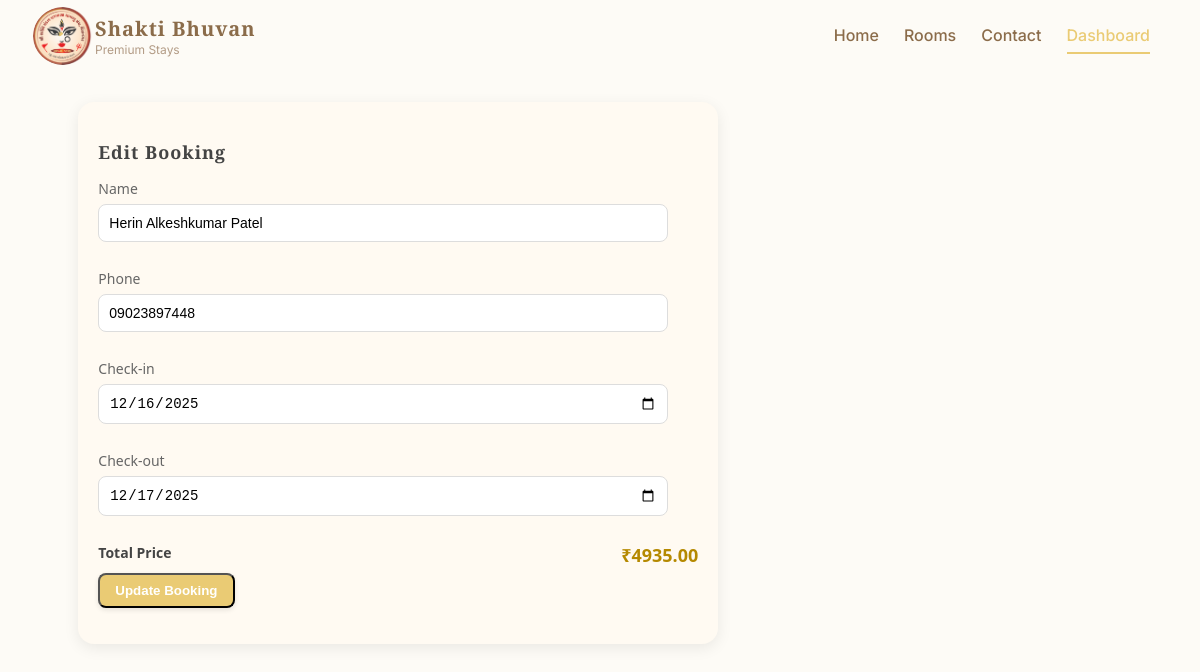
Page /edit_booking.php?id=5 on the committed database.
### tables this page shows
CREATE TABLE `bookings` (
  `id` int(11) NOT NULL,
  `customer_name` varchar(100) DEFAULT NULL,
  `phone` varchar(15) DEFAULT NULL,
  `email` varchar(100) DEFAULT NULL,
  `guests` int(11) DEFAULT 1,
  `room_id` int(11) DEFAULT NULL,
  `room_number` varchar(10) DEFAULT NULL,
  `checkin` date DEFAULT NULL,
  `checkout` date DEFAULT NULL,
  `total_price` decimal(10,2) DEFAULT NULL,
  `extra_bed_included` tinyint(1) DEFAULT 0,
  `created_at` timestamp NOT NULL DEFAULT current_timestamp(),
  `status` enum('Confirmed','Pending','Checked-in','Checked-out','Cancelled') DEFAULT 'Pending',
  `payment_status` enum('Paid','Partial','Pending') DEFAULT 'Pending',
  `razorpay_id` varchar(50) DEFAULT NULL,
  `notes` text DEFAULT NULL
);

### edit_booking.php (the view, shortened to what this page needs)
<?php
include 'db.php';
if (isset($_GET['id'])) {
    $id = intval($_GET['id']);
    $sql = "SELECT * FROM bookings WHERE id = ?";
    $stmt = $conn->prepare($sql);
    $stmt->bind_param("i", $id);
    $stmt->execute();
    $result = $stmt->get_result();
    $row = $result->fetch_assoc();
?>
<!DOCTYPE html>
<html lang="en">
<head>
  <link rel="stylesheet" href="./assets/css/view_details.css">
</head>
<body>
<header class="navbar">
    <div class="logo">
        <div class="logo-icon">
            <img src="assets/images/logo.png" alt="Shakti Bhuvan Logo">
        </div>
        <div class="logo-text">
            <h1>Shakti Bhuvan</h1>
            <span>Premium Stays</span>
        </div>
    </div>
    <nav class="nav-links">
        <a href="index.php">Home</a>
        <a href="rooms.php">Rooms</a>
        <a href="contact.php">Contact</a>
        <a href="admin_deshboard.php" class="active">Dashboard</a>
    </nav>
</header>
<div class="container">
  <div class="booking-box" style="width:100%; max-width:600px; margin:auto;">
      <h3>Edit Booking</h3>
      <form method="POST" id="bookingForm">
          <div class="date-box">
              <label>Name</label>
              <input type="text" class="date-input" name="name"
                     value="<?= htmlspecialchars($row['customer_name']) ?>" required>
          </div>
          <div class="date-box">
              <label>Phone</label>
              <input type="text" class="date-input" name="phone"
                     value="<?= htmlspecialchars($row['phone']) ?>" required>
          </div>
          <div class="date-box">
              <label>Check-in</label>
              <input type="date" class="date-input" name="checkin" id="checkin"
                     value="<?= $row['checkin'] ?>" required>
          </div>
          <div class="date-box">
              <label>Check-out</label>
              <input type="date" class="date-input" name="checkout" id="checkout"
                     value="<?= $row['checkout'] ?>" required>
          </div>
          <div class="price-details">
              <div class="row total">
                  <span>Total Price</span>
                  <strong>₹<span id="totalPrice"><?= $row['total_price'] ?></span></strong>
              </div>
          </div>
          <button type="submit" class="book-btn">Update Booking</button>
      </form>
  </div>
</div>
</body>
</html>
<?php
} else {
    echo "Invalid Request!";
}
?>

### assets/css/style.css (style rules this page uses)
body { margin: 0; font-family: 'Playfair Display', serif; background-color: #fdfbf6; }
h1, h2, h3, .hero-section h1 { font-family: 'Playfair Display', serif; font-weight: 700; letter-spacing: 1px; }
a, .hero-section p { font-family: 'Inter', sans-serif; line-height: 1.6; text-align: left; }
.logo-icon { background-color: #eacb74; font-weight: bold; font-size: 20px; width: 35px; height: 35px; border-radius: 8px; display: flex; align-items: center; justify-content: center; }
.logo { display: flex; align-items: center; gap: 10px; }
.logo-icon { background-color: #eacb74; color: white; font-weight: bold; font-size: 20px; width: 35px; height: 35px; border-radius: 8px; display: flex; align-items: center; justify-content: center; }
.logo-icon img { width: 60px; height: auto; border-radius: 50%; margin-right: 10px; }
.logo-text h1 { font-size: 20px; margin: 0; color: #8b6c4a; }
.logo-text span { font-size: 12px; color: #b29b85; }

### assets/css/view_details.css (style rules this page uses)
body { font-family: 'Inter', sans-serif; background: #fdfbf6; color: #333; margin: 0; padding: 0; }
h1, h2, h3, .hero-section h1 { font-family: 'Playfair Display', serif; font-weight: 700; letter-spacing: 1px; }
p,a, .hero-section p { font-family: 'Inter', sans-serif; font-weight: 400; line-height: 1.6; }
.navbar { display: flex; justify-content: space-between; align-items: center; padding: 15px 50px; background-color: #fdfbf6; }
.logo { display: flex; align-items: center; gap: 10px; }
.logo-icon { background-color: #eacb74; color: white; font-weight: bold; font-size: 20px; width: 35px; height: 35px; border-radius: 8px; display: flex; align-items: center; justify-content: center; }
.logo-text h1 { font-size: 20px; margin: 0; color: #8b6c4a; }
.logo-text span { font-size: 12px; color: #b29b85; }
.nav-links { display: flex; gap: 25px; }
.nav-links a { text-decoration: none; color: #8b6c4a; font-weight: 500; position: relative; }
.nav-links a.active { color: #eacb74; }
.nav-links a.active::after { content: ""; position: absolute; left: 0; bottom: -5px; width: 100%; height: 2px; background-color: #eacb74; }
.book-btn { background-color: #eacb74; color: white; padding: 8px 15px; border-radius: 8px; text-decoration: none; font-weight: bold; box-shadow: 0px 2px 5px rgba(0,0,0,0.1); }
.container { max-width: 1200px; margin: 30px auto; padding: 0 15px; display: grid; grid-template-columns: 2fr 1fr; gap: 20px; }
.booking-box { background: #fff; border-radius: 12px; padding: 20px; box-shadow: 0 3px 10px rgba(0,0,0,0.08); position: sticky; top: 20px; }
.booking-box h3 { font-size: 20px; margin-bottom: 15px; color: #3a2e1f; }
.total { font-size: 20px; font-weight: 700; margin: 15px 0; color: #3a2e1f; }
.booking-box { background: #fffaf2; border-radius: 16px; padding: 20px; max-width: 340px; box-shadow: 0 4px 15px rgba(0,0,0,0.08); font-family: 'Segoe UI', Arial, sans-serif; }
.booking-box h3 { font-size: 18px; font-weight: 600; margin-bottom: 15px; color: #444; display: flex; align-items: center; gap: 8px; }
.date-box { margin-bottom: 15px; }
.date-box label { font-size: 14px; color: #666; display: block; margin-bottom: 6px; }
.date-input { width: 100%; padding: 10px; margin-bottom: 12px; border: 1px solid #ddd; border-radius: 8px; font-size: 14px; }
.price-details { margin-top: 10px; }
.price-details .row { display: flex; justify-content: space-between; margin: 6px 0; font-size: 14px; color: #444; }
.price-details .row strong { font-weight: 600; }
.price-details .total strong { color: #b58900; font-size: 18px; }
input { max-width: 95%; }

### rows in the picture
bookings: name "Herin Alkeshkumar Patel", phone "09023897448", checkin "12/16/2025", checkout "12/17/2025", total_price "4935.00"
